Frame 1 (no input): blank canvas, image omitted
Frame 60 (no input): blank canvas, image omitted
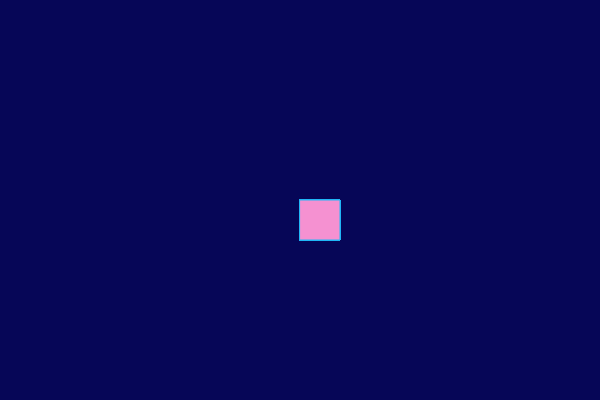
Frame 120 (the mouse pressed at the canvas centre since frame 60)

The p5.js sketch whose frames 1 and 60 were blank and that drew this single picture after the mouse press (run headless with seeded random() and noise() and a simulated clock; from frame 60 on, the mouse is pressed at the canvas centre):

// p5.js sketch
// ── sketch.js
function setup() {
  createCanvas(600, 400);
  background("rgb(6,6,87)");//função para pintar o fundo
}

function draw() {
  stroke("rgb(32,183,247)");//altera a cor da borda do desenho
  fill("rgb(245,145,209)")
  
  if(mouseIsPressed){
    rect(mouseX, mouseY, 40, 40);
}
}
